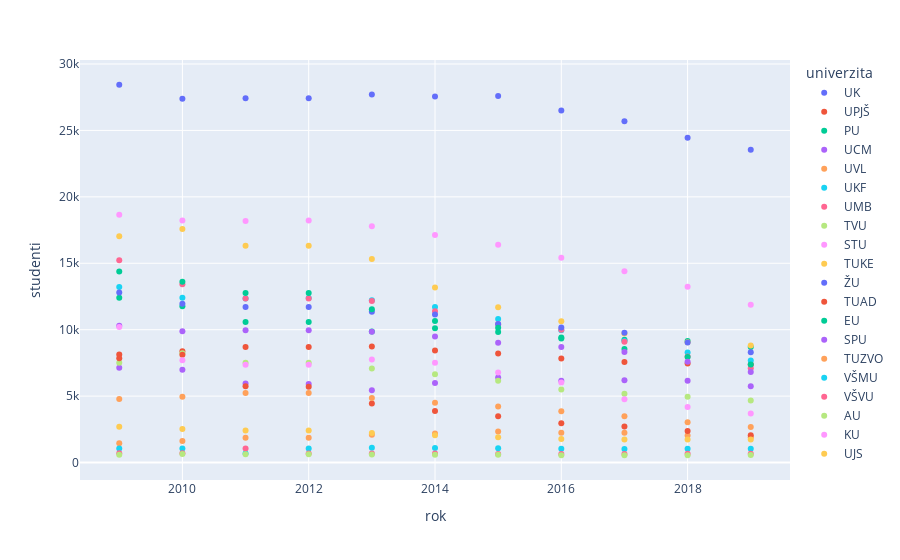

The notebook cell saved with this chart:
### Code cell
px.scatter(studenti, x="rok", y="studenti", color="univerzita", height=700)

### Figure 1 — Plotly figure (JSON) as saved in the notebook; plotly's stock layout.template omitted (floating-point values rounded to 4 significant figures)
{"data": [{"hovertemplate": "univerzita=UK<br>rok=%{x}<br>studenti=%{y}<extra></extra>", "legendgroup": "UK", "marker": {"color": "#636efa", "symbol": "circle"}, "mode": "markers", "name": "UK", "orientation": "v", "showlegend": true, "type": "scatter", "x": [2009, 2010, 2011, 2012, 2013, 2014, 2015, 2016, 2017, 2018, 2019], "xaxis": "x", "y": [28439, 27380, 27422, 27422, 27714, 27553, 27593, 26504, 25694, 24445, 23545], "yaxis": "y"}, {"hovertemplate": "univerzita=UPJŠ<br>rok=%{x}<br>studenti=%{y}<extra></extra>", "legendgroup": "UPJŠ", "marker": {"color": "#EF553B", "symbol": "circle"}, "mode": "markers", "name": "UPJŠ", "orientation": "v", "showlegend": true, "type": "scatter", "x": [2009, 2010, 2011, 2012, 2013, 2014, 2015, 2016, 2017, 2018, 2019], "xaxis": "x", "y": [8137, 8368, 8699, 8699, 8728, 8441, 8213, 7837, 7576, 7449, 7382], "yaxis": "y"}, {"hovertemplate": "univerzita=PU<br>rok=%{x}<br>studenti=%{y}<extra></extra>", "legendgroup": "PU", "marker": {"color": "#00cc96", "symbol": "circle"}, "mode": "markers", "name": "PU", "orientation": "v", "showlegend": true, "type": "scatter", "x": [2009, 2010, 2011, 2012, 2013, 2014, 2015, 2016, 2017, 2018, 2019], "xaxis": "x", "y": [12399, 11761, 10571, 10571, 9872, 10105, 9817, 9412, 9238, 9153, 8689], "yaxis": "y"}, {"hovertemplate": "univerzita=UCM<br>rok=%{x}<br>studenti=%{y}<extra></extra>", "legendgroup": "UCM", "marker": {"color": "#ab63fa", "symbol": "circle"}, "mode": "markers", "name": "UCM", "orientation": "v", "showlegend": true, "type": "scatter", "x": [2009, 2010, 2011, 2012, 2013, 2014, 2015, 2016, 2017, 2018, 2019], "xaxis": "x", "y": [7129, 6992, 5947, 5912, 5445, 5984, 6397, 6165, 6185, 6147, 5738], "yaxis": "y"}, {"hovertemplate": "univerzita=UVL<br>rok=%{x}<br>studenti=%{y}<extra></extra>", "legendgroup": "UVL", "marker": {"color": "#FFA15A", "symbol": "circle"}, "mode": "markers", "name": "UVL", "orientation": "v", "showlegend": true, "type": "scatter", "x": [2009, 2010, 2011, 2012, 2013, 2014, 2015, 2016, 2017, 2018, 2019], "xaxis": "x", "y": [1454, 1626, 1873, 1873, 2082, 2185, 2344, 2239, 2242, 2035, 1895], "yaxis": "y"}, {"hovertemplate": "univerzita=UKF<br>rok=%{x}<br>studenti=%{y}<extra></extra>", "legendgroup": "UKF", "marker": {"color": "#19d3f3", "symbol": "circle"}, "mode": "markers", "name": "UKF", "orientation": "v", "showlegend": true, "type": "scatter", "x": [2009, 2010, 2011, 2012, 2013, 2014, 2015, 2016, 2017, 2018, 2019], "xaxis": "x", "y": [13213, 12408, 12354, 12388, 12208, 11714, 10811, 9958, 9153, 8289, 7679], "yaxis": "y"}, {"hovertemplate": "univerzita=UMB<br>rok=%{x}<br>studenti=%{y}<extra></extra>", "legendgroup": "UMB", "marker": {"color": "#FF6692", "symbol": "circle"}, "mode": "markers", "name": "UMB", "orientation": "v", "showlegend": true, "type": "scatter", "x": [2009, 2010, 2011, 2012, 2013, 2014, 2015, 2016, 2017, 2018, 2019], "xaxis": "x", "y": [15235, 13429, 12349, 12349, 12168, 11387, 10417, 9988, 9098, 7986.0, 7097], "yaxis": "y"}, {"hovertemplate": "univerzita=TVU<br>rok=%{x}<br>studenti=%{y}<extra></extra>", "legendgroup": "TVU", "marker": {"color": "#B6E880", "symbol": "circle"}, "mode": "markers", "name": "TVU", "orientation": "v", "showlegend": true, "type": "scatter", "x": [2009, 2010, 2011, 2012, 2013, 2014, 2015, 2016, 2017, 2018, 2019], "xaxis": "x", "y": [7516, 8224, 7516, 7516, 7076, 6653, 6152, 5499, 5176, 4944, 4672], "yaxis": "y"}, {"hovertemplate": "univerzita=STU<br>rok=%{x}<br>studenti=%{y}<extra></extra>", "legendgroup": "STU", "marker": {"color": "#FF97FF", "symbol": "circle"}, "mode": "markers", "name": "STU", "orientation": "v", "showlegend": true, "type": "scatter", "x": [2009, 2010, 2011, 2012, 2013, 2014, 2015, 2016, 2017, 2018, 2019], "xaxis": "x", "y": [18654, 18211, 18189, 18226, 17796, 17125, 16399, 15411, 14397, 13228, 11879], "yaxis": "y"}, {"hovertemplate": "univerzita=TUKE<br>rok=%{x}<br>studenti=%{y}<extra></extra>", "legendgroup": "TUKE", "marker": {"color": "#FECB52", "symbol": "circle"}, "mode": "markers", "name": "TUKE", "orientation": "v", "showlegend": true, "type": "scatter", "x": [2009, 2010, 2011, 2012, 2013, 2014, 2015, 2016, 2017, 2018, 2019], "xaxis": "x", "y": [17043, 17585, 16319, 16319, 15325, 13169, 11694, 10633, 9719, 9052, 8804], "yaxis": "y"}, {"hovertemplate": "univerzita=ŽU<br>rok=%{x}<br>studenti=%{y}<extra></extra>", "legendgroup": "ŽU", "marker": {"color": "#636efa", "symbol": "circle"}, "mode": "markers", "name": "ŽU", "orientation": "v", "showlegend": true, "type": "scatter", "x": [2009, 2010, 2011, 2012, 2013, 2014, 2015, 2016, 2017, 2018, 2019], "xaxis": "x", "y": [12797, 11959, 11715, 11715, 11352, 11140, 10430.0, 10162, 9763, 9032, 8307], "yaxis": "y"}, {"hovertemplate": "univerzita=TUAD<br>rok=%{x}<br>studenti=%{y}<extra></extra>", "legendgroup": "TUAD", "marker": {"color": "#EF553B", "symbol": "circle"}, "mode": "markers", "name": "TUAD", "orientation": "v", "showlegend": true, "type": "scatter", "x": [2009, 2010, 2011, 2012, 2013, 2014, 2015, 2016, 2017, 2018, 2019], "xaxis": "x", "y": [7842, 8110, 5743, 5707, 4442, 3875, 3480, 2958, 2707, 2376, 2062], "yaxis": "y"}, {"hovertemplate": "univerzita=EU<br>rok=%{x}<br>studenti=%{y}<extra></extra>", "legendgroup": "EU", "marker": {"color": "#00cc96", "symbol": "circle"}, "mode": "markers", "name": "EU", "orientation": "v", "showlegend": true, "type": "scatter", "x": [2009, 2010, 2011, 2012, 2013, 2014, 2015, 2016, 2017, 2018, 2019], "xaxis": "x", "y": [14385, 13614, 12759, 12759, 11540, 10659, 10139, 9336, 8546, 7944, 7376], "yaxis": "y"}, {"hovertemplate": "univerzita=SPU<br>rok=%{x}<br>studenti=%{y}<extra></extra>", "legendgroup": "SPU", "marker": {"color": "#ab63fa", "symbol": "circle"}, "mode": "markers", "name": "SPU", "orientation": "v", "showlegend": true, "type": "scatter", "x": [2009, 2010, 2011, 2012, 2013, 2014, 2015, 2016, 2017, 2018, 2019], "xaxis": "x", "y": [10304, 9883, 9964, 9964, 9850, 9481, 9024, 8704, 8323, 7582, 6820], "yaxis": "y"}, {"hovertemplate": "univerzita=TUZVO<br>rok=%{x}<br>studenti=%{y}<extra></extra>", "legendgroup": "TUZVO", "marker": {"color": "#FFA15A", "symbol": "circle"}, "mode": "markers", "name": "TUZVO", "orientation": "v", "showlegend": true, "type": "scatter", "x": [2009, 2010, 2011, 2012, 2013, 2014, 2015, 2016, 2017, 2018, 2019], "xaxis": "x", "y": [4777, 4951, 5235, 5235, 4862, 4502, 4211, 3863, 3484, 3033, 2680], "yaxis": "y"}, {"hovertemplate": "univerzita=VŠMU<br>rok=%{x}<br>studenti=%{y}<extra></extra>", "legendgroup": "VŠMU", "marker": {"color": "#19d3f3", "symbol": "circle"}, "mode": "markers", "name": "VŠMU", "orientation": "v", "showlegend": true, "type": "scatter", "x": [2009, 2010, 2011, 2012, 2013, 2014, 2015, 2016, 2017, 2018, 2019], "xaxis": "x", "y": [1052, 1062, 687, 1052, 1105, 1094, 1068, 1032, 1017, 1030, 1038], "yaxis": "y"}, {"hovertemplate": "univerzita=VŠVU<br>rok=%{x}<br>studenti=%{y}<extra></extra>", "legendgroup": "VŠVU", "marker": {"color": "#FF6692", "symbol": "circle"}, "mode": "markers", "name": "VŠVU", "orientation": "v", "showlegend": true, "type": "scatter", "x": [2009, 2010, 2011, 2012, 2013, 2014, 2015, 2016, 2017, 2018, 2019], "xaxis": "x", "y": [690, 691, 1052, 687, 672, 674, 651, 635, 640, 662, 655], "yaxis": "y"}, {"hovertemplate": "univerzita=AU<br>rok=%{x}<br>studenti=%{y}<extra></extra>", "legendgroup": "AU", "marker": {"color": "#B6E880", "symbol": "circle"}, "mode": "markers", "name": "AU", "orientation": "v", "showlegend": true, "type": "scatter", "x": [2009, 2010, 2011, 2012, 2013, 2014, 2015, 2016, 2017, 2018, 2019], "xaxis": "x", "y": [593, 640, 629, 629, 613, 586, 582, 548, 552, 553, 564], "yaxis": "y"}, {"hovertemplate": "univerzita=KU<br>rok=%{x}<br>studenti=%{y}<extra></extra>", "legendgroup": "KU", "marker": {"color": "#FF97FF", "symbol": "circle"}, "mode": "markers", "name": "KU", "orientation": "v", "showlegend": true, "type": "scatter", "x": [2009, 2010, 2011, 2012, 2013, 2014, 2015, 2016, 2017, 2018, 2019], "xaxis": "x", "y": [10206, 7698, 7353, 7353, 7754, 7517, 6773, 6016, 4771, 4177, 3692], "yaxis": "y"}, {"hovertemplate": "univerzita=UJS<br>rok=%{x}<br>studenti=%{y}<extra></extra>", "legendgroup": "UJS", "marker": {"color": "#FECB52", "symbol": "circle"}, "mode": "markers", "name": "UJS", "orientation": "v", "showlegend": true, "type": "scatter", "x": [2009, 2010, 2011, 2012, 2013, 2014, 2015, 2016, 2017, 2018, 2019], "xaxis": "x", "y": [2689, 2528, 2403, 2403, 2219, 2061, 1911, 1773, 1734, 1741, 1732], "yaxis": "y"}], "layout": {"autosize": true, "legend": {"title": {"text": "univerzita"}, "tracegroupgap": 0}, "margin": {"t": 60}, "xaxis": {"anchor": "y", "autorange": true, "domain": [0, 1], "range": [2008.0, 2020.0], "title": {"text": "rok"}, "type": "linear"}, "yaxis": {"anchor": "x", "autorange": true, "domain": [0, 1], "range": [-1236.0, 30220.0], "title": {"text": "studenti"}, "type": "linear"}}}
